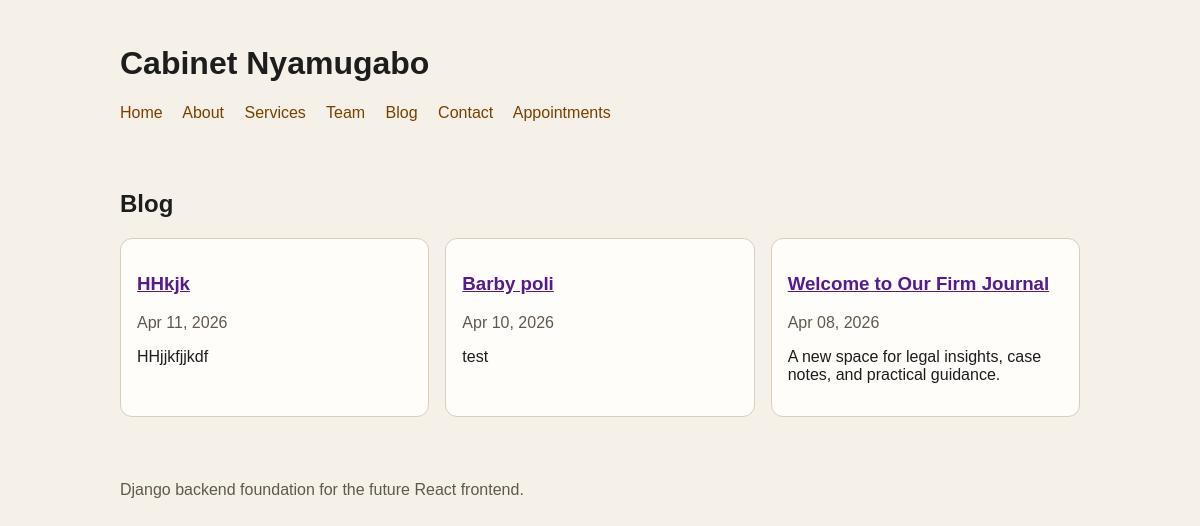
Screenshot of /blog/ with the database file from the repository.
### blog/models.py (models this page shows, shortened)
class Post(models.Model):
    class Status(models.TextChoices):
        DRAFT = "draft", "Draft"
        PUBLISHED = "published", "Published"
    title = models.CharField(max_length=180)
    slug = models.SlugField(max_length=200, unique=True, blank=True)
    summary = models.CharField(max_length=255)
    body = models.TextField()
    category = models.ForeignKey(
        Category,
        on_delete=models.SET_NULL,
        null=True,
        blank=True,
        related_name="posts",
    )
    author = models.ForeignKey(
        "team.TeamMember",
        on_delete=models.SET_NULL,
        null=True,
        blank=True,
        related_name="posts",
    )
    status = models.CharField(max_length=20, choices=Status.choices, default=Status.DRAFT)
    featured_image = models.ImageField(upload_to=get_upload_post_images_file_name)
    published_at = models.DateTimeField(null=True, blank=True)
    created_at = models.DateTimeField(auto_now_add=True)
    updated_at = models.DateTimeField(auto_now=True)
    objects = PublishedPostQuerySet.as_manager()
    class Meta:
        ordering = ["-published_at", "-created_at"]

### blog/views.py (the view)
# urls.py: path("", PostListView.as_view(), name="list"),
class PostListView(ListView):
    template_name = "blog/post_list.html"
    context_object_name = "posts"
    paginate_by = 10
    def get_queryset(self):
        return Post.objects.published().select_related("category", "author")

### blog/models.py (called while the page is built)
    def published(self):
        return self.filter(status=Post.Status.PUBLISHED, published_at__lte=timezone.now())

### templates/blog/post_list.html (shortened to what this page needs)
{% extends "base.html" %}
{% block content %}
<h2>Blog</h2>
<div class="grid">
    {% for post in posts %}
        <article class="card">
            <h3><a href="{{ post.get_absolute_url }}">{{ post.title }}</a></h3>
            <p class="muted">{{ post.published_at|date:"M d, Y" }}</p>
            <p>{{ post.summary }}</p>
        </article>
    {% empty %}
        <p>No published posts available yet.</p>
    {% endfor %}
</div>
{% endblock %}

### templates/base.html (style rules this page uses)
body { font-family: Arial, sans-serif; margin: 0; background: #f5f1e8; color: #1d1d1d; }
.grid { display: grid; gap: 1rem; grid-template-columns: repeat(auto-fit, minmax(240px, 1fr)); }
.card { background: #fffdf9; border: 1px solid #d9cdbb; border-radius: 12px; padding: 1rem; }
.muted { color: #61584d; }

### rows the page displays
Post: title "HHkjk", published_at "Apr 11, 2026", summary "HHjjkfjjkdf"
Post: title "Barby poli", published_at "Apr 10, 2026", summary "test"
Post: title "Welcome to Our Firm Journal", published_at "Apr 08, 2026", summary "A new space for legal insights, case notes, and practical guidance."
